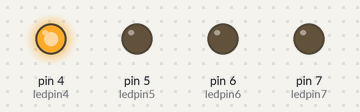
Recording of a sketch running on a simulated Arduino Uno, built with avr-gcc and run on an emulated ATmega328P. On the bench: output pins drawn as LEDs (lit = HIGH).

Above: at 0.5 s.
At 1.5 s:
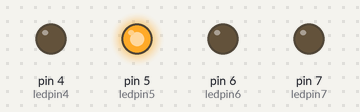
At 2.5 s:
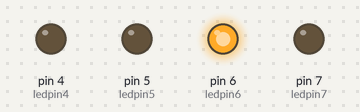
At 3.5 s:
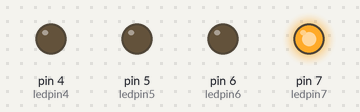
Timing chart, 0 to 5.2 s (numbered marks = the images above):
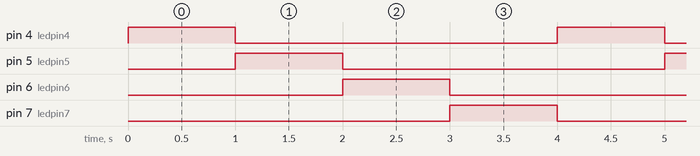

The sketch:

q2_sheet_1.ino
```cpp
int ledpin4 = 4 , ledpin5 = 5 , ledpin6 = 6 , ledpin7 = 7 ;


void setup() {
pinMode (ledpin4 , OUTPUT ) ;
pinMode (ledpin5 , OUTPUT );
pinMode (ledpin6 , OUTPUT );
pinMode (ledpin7 , OUTPUT );

}


void loop() {

 digitalWrite (ledpin4 , HIGH);
 delay (1000);

  digitalWrite (ledpin4 ,LOW );
  digitalWrite (ledpin5 , HIGH);

    delay (1000);

   digitalWrite (ledpin5 ,LOW );
   digitalWrite (ledpin6 , HIGH);

   delay (1000);

    digitalWrite (ledpin6 ,LOW );
    digitalWrite (ledpin7 , HIGH);

    delay (1000);

      digitalWrite (ledpin7 ,LOW );

}
```

Measured:
- by itself, pin 4 (ledpin4), pin 5 (ledpin5), pin 6 (ledpin6), pin 7 (ledpin7): alternates HIGH for 1.0 s and LOW for 3.0 s
- by itself, everything shown: repeats every 4.0 s, in 5 steps
